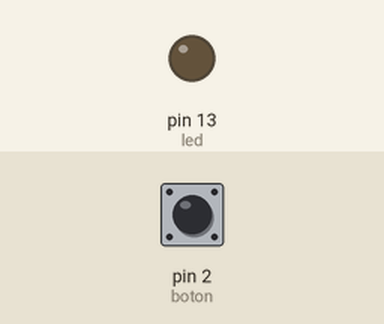
Simulated run of this sketch. Board: Arduino Uno, built with avr-gcc and run on an emulated ATmega328P. On the bench: output pins drawn as LEDs (lit = HIGH). The test bench sets the inputs (shaded band); at power-on: pin 2 (boton) HIGH.

Above: at 1.2 s.
1.3 s: pin 2 (boton) pulled LOW for 0.15 s
At 1.37 s:
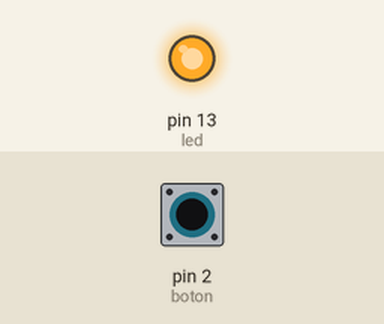
2.9 s: pin 2 (boton) pulled LOW for 3.2 s
At 6.5 s:
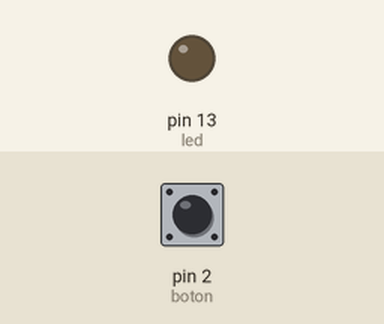
Timing chart, 0 to 8.0 s (numbered marks = the images above; inputs shaded):
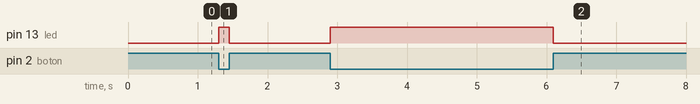

The sketch:

Codigo.ino
```cpp
int boton = 2;
int led = 13;

void setup ()
{
  pinMode(boton, INPUT_PULLUP);
  pinMode(led, OUTPUT);
}

void loop()
{
 int valor = digitalRead(boton);
 if (valor == HIGH)
 {
   digitalWrite(led, LOW);
 }
 else
 {
   digitalWrite(led, HIGH);
 }

}
```

Measured:
- after the input at 1.3 s, pin 13 (led): LOW → HIGH at once, → LOW 0.15 s later
- after the input at 2.9 s, pin 13 (led): LOW → HIGH at once, → LOW 3.2 s later
